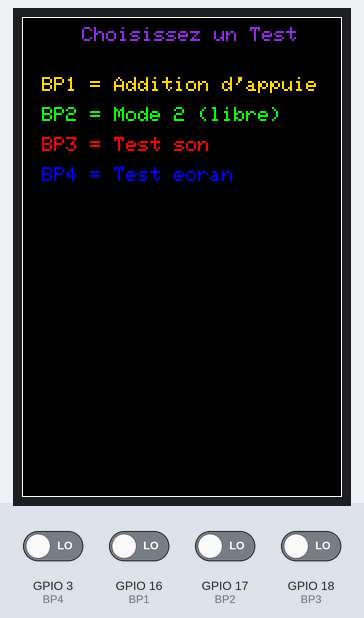
This sketch was run on a simulated ESP32. On the bench: 320×480 colour display. Inputs (shaded band) come from the test bench; at power-on: GPIO 3 (BP4), GPIO 16 (BP1), GPIO 17 (BP2), GPIO 18 (BP3) LOW. I2S audio is not simulated (input reads silence).

Above: at 3.0 s.
3.1 s: GPIO 17 (BP2) driven HIGH
At 3.7 s:
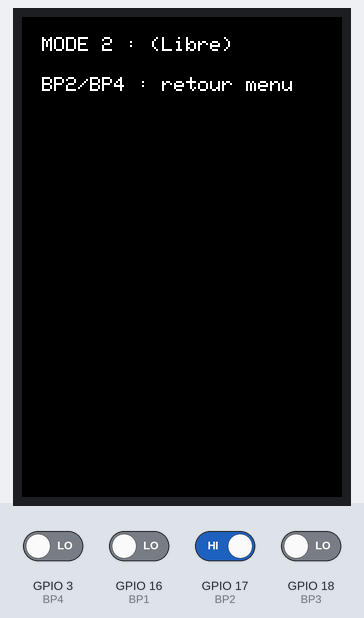
6.1 s: GPIO 16 (BP1) driven HIGH
At 6.9 s:
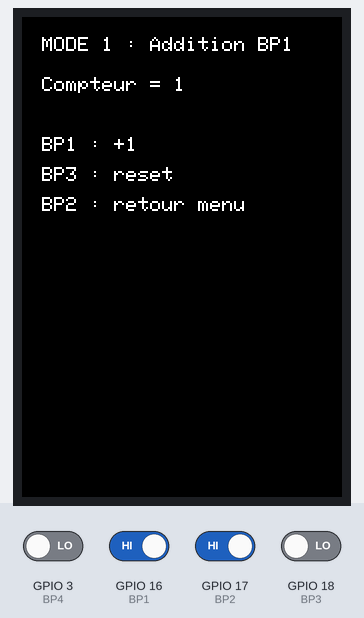
7.9 s: GPIO 16 (BP1) driven LOW
At 8.5 s:
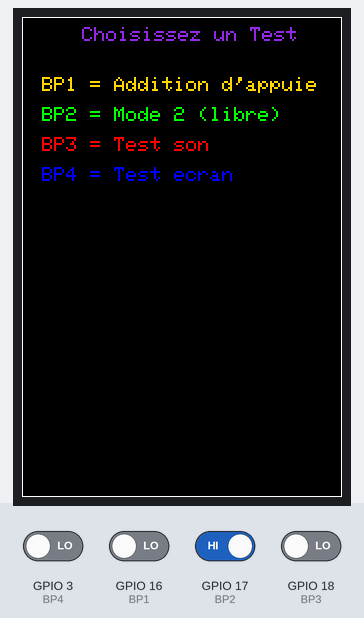
10.1 s: GPIO 17 (BP2) driven LOW
11.6 s: GPIO 3 (BP4) driven HIGH
At 12.8 s:
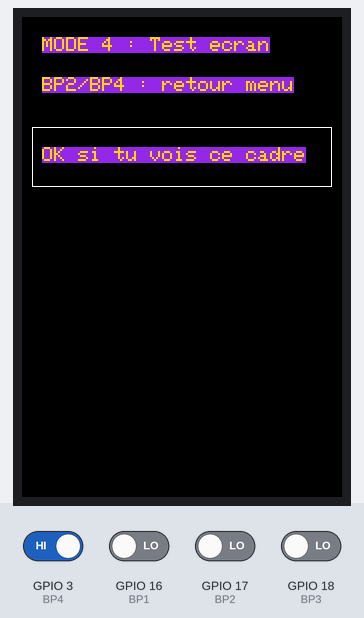
14.6 s: GPIO 18 (BP3) driven HIGH
At 15.3 s:
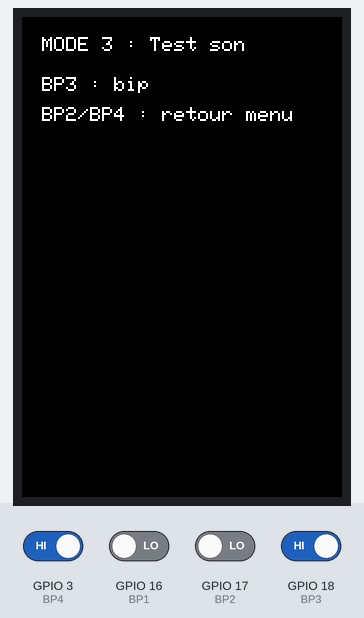
Timing chart, 0 to 17.6 s (numbered marks = the images above; inputs shaded):
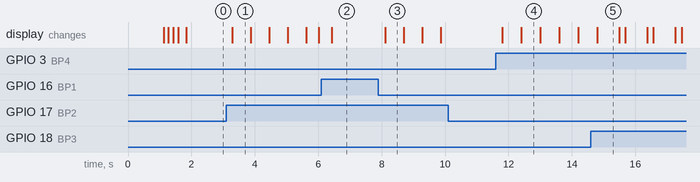

Measured:
- after the input at 3.1 s, the display: changes after 0.19 s (image 1)
- after the input at 6.1 s, the display: changes after 0.33 s (image 2)
- after the input at 7.9 s, the display: changes after 0.21 s (image 3)
- after the input at 10.1 s, every drawn part: stays the same
- after the input at 11.6 s, the display: first changes after 0.20 s (image 4 shows a later state)
- after the input at 14.6 s, the display: changes after 0.20 s (image 5)
- what the display in image 1 shows lasts 0.6 s, from 3.3 s to 3.9 s
- what the display in image 5 shows lasts 0.7 s, from 14.8 s to 15.5 s

The sketch:

Entrainement_code_Final.ino
```cpp
#include <SPI.h>
#include <TFT_eSPI.h>
#include <Arduino.h>
#include "driver/i2s.h"
#include "Final.h"

byte mode = 0;
int compteurBP1 = 0;  // pour mode 1

TFT_eSPI tft = TFT_eSPI();
int L = 0;
int H = 0;

void setup() {
  Serial.begin(115200);

  // boutons : relâché=0, appuyé=1
  pinMode(BP1, INPUT);
  pinMode(BP2, INPUT);
  pinMode(BP3, INPUT);
  pinMode(BP4, INPUT);

  tft.init();
  tft.setRotation(2);

  L = tft.width();
  H = tft.height();

  tft.fillScreen(TFT_BLACK);
  tft.setTextColor(TFT_WHITE, TFT_BLACK);
  tft.setTextSize(5);
  tft.setCursor(70, 150);
  tft.println("GameBoy");
  tft.setTextSize(2);
  tft.setCursor(120, 400);
  tft.print("par Logan");
  delay(600);

  i2s_init_simple();
  beep_A4_50ms();

  tft.fillScreen(TFT_BLACK);
  BarChargement500ms();
  AfficheMenu();
}

void loop() {
  // --------- MODE 0 : MENU ----------
  if (mode == 0) {
    if (digitalRead(BP1) == 1) {
      mode = 1;
      delay(20);
    } else if (digitalRead(BP2) == 1) {
      mode = 2;
      delay(20);
    } else if (digitalRead(BP3) == 1) {
      mode = 3;
      delay(20);
    } else if (digitalRead(BP4) == 1) {
      mode = 4;
      delay(20);
    }
  }

  // --------- MODE 1 ----------
  if (mode == 1) {
    Mode_Addition();
    AfficheMenu();
  }

  // --------- MODE 2 (libre) ----------
  if (mode == 2) {
    tft.fillScreen(TFT_BLACK);
    tft.setTextColor(TFT_WHITE, TFT_BLACK);
    tft.setTextSize(2);
    tft.setCursor(20, 20);
    tft.print("MODE 2 : (Libre)");
    tft.setCursor(20, 60);
    tft.print("BP2/BP4 : retour menu");

    while (mode == 2) {
      if (digitalRead(BP2) == 1 || digitalRead(BP4) == 1)
        mode = 0;
      delay(5);
    }
    AfficheMenu();
  }

  // --------- MODE 3 ----------
  if (mode == 3) {
    tft.fillScreen(TFT_BLACK);
    tft.setTextColor(TFT_WHITE, TFT_BLACK);
    tft.setTextSize(2);
    tft.setCursor(20, 20);
    tft.print("MODE 3 : Test son");
    tft.setCursor(20, 60);
    tft.print("BP3 : bip");
    tft.setCursor(20, 90);
    tft.print("BP2/BP4 : retour menu");

    while (mode == 3) {
      if (digitalRead(BP3) == 1)
        beep_A4_50ms();
      if (digitalRead(BP2) == 1 || digitalRead(BP4) == 1)
        mode = 0;
      delay(5);
    }
    AfficheMenu();
  }

  // --------- MODE 4 :
  if (mode == 4) {
    tft.fillScreen(TFT_BLACK);
    tft.setTextColor(TFT_GOLD, TFT_VIOLET);
    tft.setTextSize(2);
    tft.setCursor(20, 20);
    tft.print("MODE 4 : Test ecran");
    tft.setCursor(20, 60);
    tft.print("BP2/BP4 : retour menu");

    tft.drawRect(10, 110, tft.width() - 20, 60, TFT_WHITE);
    tft.setCursor(20, 130);
    tft.print("OK si tu vois ce cadre");

    while (mode == 4) {
      if (digitalRead(BP2) == 1 || digitalRead(BP4) == 1)
        mode = 0;
      delay(5);
    }
    AfficheMenu();
  }

  delay(5);
}
```

Final.cpp
```cpp
#include "Final.h"

// ======== Affichage ========

void BarChargement500ms() {
  // ----- Dimensions et position de la barre -----
  int largeurBarre = L - 80;
  int hauteurBarre = 18;
  int positionX = 40;
  int positionY = H - 60;

  // ----- Dimensions intérieures (zone à remplir) -----
  int largeurInterieure = 0;
  int hauteurInterieure = 0;

  // ----- Variables de boucle -----
  int largeurRemplissage = 0;

  tft.drawRoundRect(positionX, positionY, largeurBarre, hauteurBarre, 6, TFT_WHITE);  // Contour (6 = coins arrondi 0 = coins carré)

  largeurInterieure = largeurBarre - 2;
  hauteurInterieure = hauteurBarre - 2;

  for (byte etape = 1; etape <= 10; etape++) {

    largeurRemplissage = (largeurInterieure * etape) / 10;  // Calcul de la largeur à remplir pour l'étape actuelle

    tft.fillRoundRect(positionX + 1, positionY + 1, largeurRemplissage, hauteurInterieure, 5, TFT_WHITE);  // +1 pour evité le contour
    delay(50);
  }
}

void AfficheMenu() {
  tft.fillScreen(TFT_BLACK);
  tft.drawRect(0, 0, tft.width(), tft.height(), TFT_WHITE);
  tft.setTextColor(TFT_VIOLET, TFT_BLACK);
  tft.setTextSize(2);

  tft.setCursor(60, 10);
  tft.print("Choisissez un Test");

  tft.setCursor(20, 60);
  tft.setTextColor(TFT_GOLD, TFT_BLACK);
  tft.print("BP1 = Addition d'appuie");

  tft.setCursor(20, 90);
  tft.setTextColor(TFT_GREEN, TFT_BLACK);
  tft.print("BP2 = Mode 2 (libre)");

  tft.setCursor(20, 120);
  tft.setTextColor(TFT_RED, TFT_BLACK);
  tft.print("BP3 = Test son");

  tft.setCursor(20, 150);
  tft.setTextColor(TFT_BLUE, TFT_BLACK);
  tft.print("BP4 = Test ecran");
}

// ===================== MODE 1 =====================
void Mode_Addition() {
  tft.fillScreen(TFT_BLACK);
  tft.setTextColor(TFT_WHITE, TFT_BLACK);
  tft.setTextSize(2);

  tft.setCursor(20, 20);
  tft.print("MODE 1 : Addition BP1");

  tft.setCursor(20, 60);
  tft.print("Compteur = ");
  tft.print(compteurBP1);

  tft.setCursor(20, 120);
  tft.print("BP1 : +1");

  tft.setCursor(20, 150);
  tft.print("BP3 : reset");

  tft.setCursor(20, 180);
  tft.print("BP2 : retour menu");

  while (mode == 1) {
    if (digitalRead(BP1) == 1) {
      compteurBP1 = compteurBP1 + 1;

      tft.fillRect(20, 60, 300, 25, TFT_BLACK);
      tft.setCursor(20, 60);
      tft.print("Compteur = ");
      tft.print(compteurBP1);

      delay(20);  // anti-rebond appui
      while (digitalRead(BP1) == 1) {}
      delay(20);  // anti-rebond relâchement
    }
    if (digitalRead(BP3)) {
      compteurBP1 = 0;
      tft.fillRect(20, 60, 300, 25, TFT_BLACK);
      tft.setCursor(20, 60);
      tft.print("Compteur = ");
      tft.print(compteurBP1);
    }

    if (digitalRead(BP2) || digitalRead(BP4)) {
      mode = 0;
    }
  }
}

// ======== I2S ========
void i2s_init_simple() {
  i2s_config_t cfg = {};
  cfg.mode = (i2s_mode_t)(I2S_MODE_MASTER | I2S_MODE_TX);
  cfg.sample_rate = SAMPLE_RATE;
  cfg.bits_per_sample = I2S_BITS_PER_SAMPLE_16BIT;
  cfg.channel_format = I2S_CHANNEL_FMT_ONLY_LEFT;
  cfg.communication_format = I2S_COMM_FORMAT_I2S;
  cfg.dma_buf_count = 8;
  cfg.dma_buf_len = 256;
  cfg.tx_desc_auto_clear = true;

  i2s_pin_config_t pins = {};
  pins.bck_io_num = I2S_BCLK;
  pins.ws_io_num = I2S_LRC;
  pins.data_out_num = I2S_DOUT;
  pins.data_in_num = I2S_PIN_NO_CHANGE;

  i2s_driver_install(I2S_NUM_0, &cfg, 0, nullptr);
  i2s_set_pin(I2S_NUM_0, &pins);
  i2s_zero_dma_buffer(I2S_NUM_0);
}

void beep_A4_50ms() {
  int dureeMs;
  int nombreEchantillons;
  int demiPeriode;
  int compteurDemiPeriode;
  int i;

  int16_t valeur;
  int16_t echantillonG;
  size_t octetsEcrits;

  dureeMs = 50;
  nombreEchantillons = (SAMPLE_RATE * dureeMs) / 1000;

  demiPeriode = SAMPLE_RATE / (2 * FREQ_BEEP);  // demi-période de 440 Hz (onde carrée)

  valeur = AMP_BEEP;
  compteurDemiPeriode = 0;

  //Création du beep via la boucle for
  for (i = 0; i < nombreEchantillons; i++) {

    echantillonG = valeur;

    i2s_write(I2S_NUM_0, &echantillonG, 2, &octetsEcrits, portMAX_DELAY);  //int16_t = 2 octets

    compteurDemiPeriode = compteurDemiPeriode + 1;

    if (compteurDemiPeriode >= demiPeriode) {
      compteurDemiPeriode = 0;

      if (valeur > 0) {
        valeur = -AMP_BEEP;
      } else {
        valeur = AMP_BEEP;
      }
    }
  }

  //retour au silence, peut evité certains bruit parasite(recommendation de Gpt)
  echantillonG = 0;
  for (i = 0; i < 20; i++) {
    i2s_write(I2S_NUM_0, &echantillonG, 2, &octetsEcrits, portMAX_DELAY);
  }
}
```

Final.h
```cpp
#ifndef Final_H
#define Final_H

#include <Arduino.h>
#include <TFT_eSPI.h>
#include "driver/i2s.h"

// ========= PINS =========
#define BP1 16
#define BP2 17
#define BP3 18
#define BP4 3

#define I2S_DOUT 38
#define I2S_BCLK 37
#define I2S_LRC  36

// ========= PARAMETRE AUDIO =========
#define SAMPLE_RATE 22050
#define FREQ_BEEP   440
#define AMP_BEEP    8000

// ========= VARIABLES partagées =========
extern TFT_eSPI tft;
extern int L;
extern int H;

extern byte mode;
extern int compteurBP1;

// ========= FONCTIONS =========
void BarChargement500ms();
void AfficheMenu();

void i2s_init_simple();
void beep_A4_50ms();

void Mode_Addition();

#endif
```
